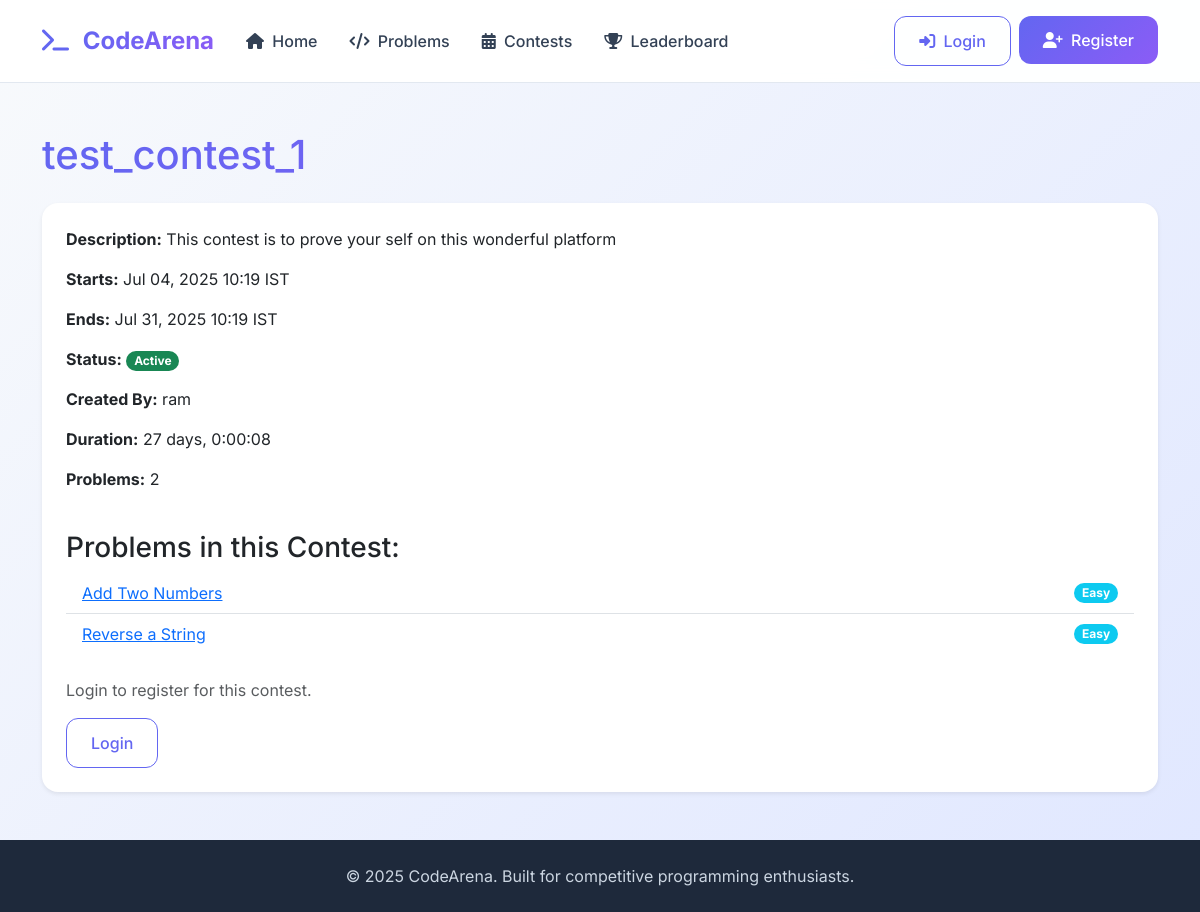
Page /contests/1/ on the committed database.
### contests/models.py (models this page shows, shortened)
class Contest(models.Model):
    name = models.CharField(max_length=255,unique=True,help_text="Name of the contest")
    description = models.TextField(help_text="Detailed description of the contest")
    start_time = models.DateTimeField(help_text="The official start time of the contest")
    end_time = models.DateTimeField(help_text="The official end time of the contest")
    STATUS_CHOICES = (
        ('upcoming','Upcoming'),
        ('active','Active'),
        ('ended','Ended'),
        ('cancelled','Cancelled')
    )
    status = models.CharField(max_length=10,choices=STATUS_CHOICES,default="upcoming",help_text="Current status of the contest")
    created_by = models.ForeignKey(
        settings.AUTH_USER_MODEL,
        on_delete=models.SET_NULL,
        null=True,
        blank=True,
        related_name='created_contests',
        help_text="User who created this contest"
    )
    problems = models.ManyToManyField(
        Problem,
        through='ContestProblem',
        related_name='contests',
        help_text="Problems included in this contest"
    )
    participants = models.ManyToManyField(
        settings.AUTH_USER_MODEL,
        related_name='contests_participated',
        blank=True,
        help_text= "Users who have registered or participated in this contest"
    )
    created_at = models.DateTimeField(auto_now_add=True)
    updated_at = models.DateTimeField(auto_now=True)
    class Meta:
        verbose_name = 'Contest'
        verbose_name_plural = 'Contests'
        ordering = ['start_time']
    def get_duration(self):
        if self.start_time and self.end_time:
            return self.end_time - self.start_time
        return timedelta(0)
    def is_active(self):
        now = timezone.now()
        return self.start_time <= now <= self.end_time

### users/models.py (models this page shows, shortened)
class CustomUser(AbstractUser):
    ROLE_CHOICES = (
        ('student' , 'Student'),
        ('problem_setter' , 'Problem Setter'),
        ('admin' , 'Admin')
    )
    role = models.CharField(max_length=20,choices=ROLE_CHOICES,default='student')

### problems/models.py (models this page shows, shortened)
class Problem(models.Model):
    name = models.CharField(max_length=255, unique=True,help_text="Name of the problem")
    statement = models.TextField(help_text="Full problem description")
    difficulty_choices = (
        ('easy','Easy'),
        ('medium' ,'Medium'),
        ('hard', 'Hard'),
    )
    difficulty = models.CharField(
        max_length=10,
        choices=difficulty_choices,
        default='easy',
        help_text="Difficulty level of the problem"
    )
    created_at = models.DateTimeField(auto_now_add=True)
    created_by = models.ForeignKey(
        CustomUser,
        on_delete=models.SET_NULL,
        null=True,
        blank=True,
        related_name='created_problems',
        help_text="User who created this problem"
    )
    class Meta:
        verbose_name = "Problems"
        verbose_name_plural = "Problems"
        ordering = ['name']

### contests/views.py (the view)
# urls.py: path('<int:pk>/', ContestDetailView.as_view(), name='detail'),
class ContestDetailView(View):
    def get(self, request, pk, *args, **kwargs):
        contest = get_object_or_404(Contest, pk=pk)
        is_participant = False
        if request.user.is_authenticated:
            is_participant = contest.participants.filter(pk=request.user.pk).exists()
        context = {
            'contest': contest,
            'is_participant': is_participant,
        }
        return render(request, 'contests/contest_detail.html', context)

### templates/contests/contest_detail.html (shortened to what this page needs)
{% extends 'base.html' %}
{% block content %}
<div class="container mt-5">
    <h1 class="mb-4 text-gradient">{{ contest.name }}</h1>
    <div class="card p-4 shadow-sm">
        <p><strong>Description:</strong> {{ contest.description|safe }}</p>
        <p><strong>Starts:</strong> {{ contest.start_time|date:"M d, Y H:i" }} IST</p>
        <p><strong>Ends:</strong> {{ contest.end_time|date:"M d, Y H:i" }} IST</p>
        <p><strong>Status:</strong>
            {% if contest.status == 'upcoming' %}
                <span class="badge bg-primary rounded-pill">{{ contest.status|title }}</span>
            {% elif contest.status == 'active' %}
                <span class="badge bg-success rounded-pill">{{ contest.status|title }}</span>
            {% else %}
                <span class="badge bg-secondary rounded-pill">{{ contest.status|title }}</span>
            {% endif %}
        </p>
        <p><strong>Created By:</strong> {{ contest.created_by.username|default:"N/A" }}</p>
        <p><strong>Duration:</strong> {{ contest.get_duration }}</p>
        <p><strong>Problems:</strong> {{ contest.problems.count }}</p>
        <h3 class="mt-4">Problems in this Contest:</h3>
        {% if contest.problems.all %}
            <ul class="list-group list-group-flush">
                {% for problem in contest.problems.all %}
                    <li class="list-group-item d-flex justify-content-between align-items-center">
                        <a href="{% url 'problems:detail' problem.id %}">{{ problem.name }}</a>
                        <span class="badge bg-info rounded-pill">{{ problem.difficulty|title }}</span>
                    </li>
                {% endfor %}
            </ul>
        {% else %}
            <p>No problems added to this contest yet.</p>
        {% endif %}
        <div class="mt-4">
            {% if contest.is_active %}
                {% if request.user.is_authenticated and not is_participant %}
                    <form action="{% url 'contests:register_for_contest' contest.id %}" method="post">
                        {% csrf_token %}
                        <button type="submit" class="btn btn-success">Register for Contest</button>
                    </form>
                {% elif request.user.is_authenticated and is_participant %}
                    <p class="text-success"><i class="fas fa-check-circle me-1"></i> You are registered!</p>
                    <a href="{% url 'contests:solve_contest_problem_default' contest.id %}" class="btn btn-primary">Go to Contest Problems</a>
                {% else %}
                    <p class="text-muted">Login to register for this contest.</p>
                    <a href="{% url 'users:login' %}?next={{ request.path }}" class="btn btn-outline-primary">Login</a>
                {% endif %}
            {% else %}
                <p class="text-info"><i class="fas fa-info-circle me-1"></i> This contest has ended.</p>
                <a href="{% url 'contests:contest_leaderboard' contest.id %}" class="btn btn-info">View Contest Leaderboard</a>
            {% endif %}
        </div>
    </div>
</div>
{% endblock %}

### templates/base.html (style rules this page uses)
:root { --primary-color: #6366f1; --primary-dark: #4f46e5; --secondary-color: #8b5cf6; --success-color: #10b981; --warning-color: #f59e0b; --danger-color: #ef4444; --gray-50: #f8fafc; --gray-100: #f1f5f9; --gray-200: #e2e8f0; --gray-300: #cbd5e1; --gray-600: #475569; --gray-700: #334155; --gray-800: #1e293b; --gray-900: #0f172a; }
body { font-family: 'Inter', sans-serif; background: linear-gradient(135deg, var(--gray-50) 0%, #e0e7ff 100%); min-height: 100vh; color: var(--gray-800); }
.btn-outline-primary { color: var(--primary-color); border-color: var(--primary-color); font-weight: 500; padding: 0.75rem 1.5rem; border-radius: 0.75rem; transition: all 0.3s ease; }
.card { border: none; border-radius: 1rem; box-shadow: 0 4px 25px rgba(0, 0, 0, 0.05); transition: all 0.3s ease; }
.text-gradient { background: linear-gradient(135deg, var(--primary-color) 0%, var(--secondary-color) 100%); -webkit-background-clip: text; -webkit-text-fill-color: transparent; background-clip: text; }

### rows in the picture
Contest: name "test_contest_1", description "This contest is to prove your self on this wonderful platform", start_time "Jul 04, 2025 10:19", end_time "Jul 31, 2025 10:19", status "Active", created_by.username "ram", get_duration "27 days, 0:00:08", problems.count "2"
Problem: name "Add Two Numbers", difficulty "Easy"
Problem: name "Reverse a String", difficulty "Easy"
